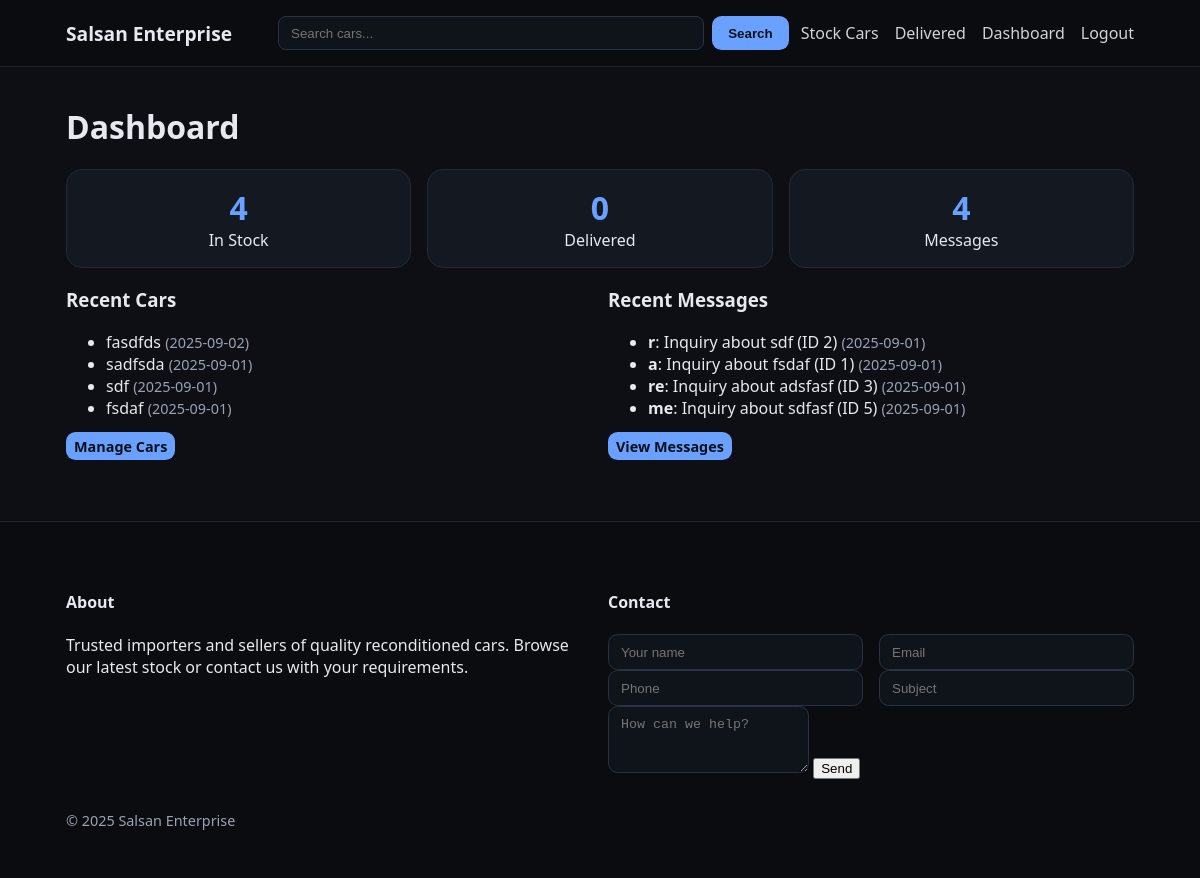
Screenshot of /admin (signed in) with the database file from the repository.
### models.py (models this page shows, shortened)
class Car(db.Model):
    __tablename__ = "cars"
    id = db.Column(db.Integer, primary_key=True)
    title = db.Column(db.String(200), nullable=False)
    make = db.Column(db.String(80), index=True)
    model = db.Column(db.String(80), index=True)
    year = db.Column(db.Integer, index=True)
    price = db.Column(db.Integer, index=True)  # store in local currency integer
    auction_point = db.Column(db.String(20))
    mileage_km = db.Column(db.Integer, index=True)
    fuel_type = db.Column(db.String(50), index=True)  # Petrol, Diesel, Hybrid, Electric
    transmission = db.Column(db.String(50), index=True)  # Automatic, Manual
    body_type = db.Column(db.String(50), index=True)  # Sedan, SUV, etc.
    color = db.Column(db.String(50))
    location = db.Column(db.String(120))
    description = db.Column(db.Text)
    image_url = db.Column(db.String(500))
    is_delivered = db.Column(db.Boolean, default=False, index=True)
    created_at = db.Column(db.DateTime, default=datetime.utcnow, index=True)
    images = db.relationship(
        "CarImage",
        backref="car",
        cascade="all, delete-orphan",
        order_by="CarImage.sort_order",
        lazy="selectin",
    )

class Message(db.Model):
    __tablename__ = "messages"
    id = db.Column(db.Integer, primary_key=True)
    name = db.Column(db.String(120), nullable=False)
    email = db.Column(db.String(120))
    phone = db.Column(db.String(50))
    subject = db.Column(db.String(200))
    body = db.Column(db.Text, nullable=False)
    created_at = db.Column(db.DateTime, default=datetime.utcnow)
    is_read = db.Column(db.Boolean, default=False, index=True)

### app.py (the view)
    @app.route("/admin")
    @login_required
    def admin_dashboard():
        stock_count = Car.query.filter_by(is_delivered=False).count()
        delivered_count = Car.query.filter_by(is_delivered=True).count()
        message_count = Message.query.count()
        latest_msgs = Message.query.order_by(Message.created_at.desc()).limit(5).all()
        latest_cars = Car.query.order_by(Car.created_at.desc()).limit(5).all()
        return render_template("admin/dashboard.html",
                               stock_count=stock_count, delivered_count=delivered_count,
                               message_count=message_count, latest_msgs=latest_msgs,
                               latest_cars=latest_cars)

### templates/admin/dashboard.html (shortened to what this page needs)
{% extends "base.html" %}
{% block content %}
<h1>Dashboard</h1>
<div class="stats">
  <div class="stat"><div class="num">{{ stock_count }}</div><div class="label">In Stock</div></div>
  <div class="stat"><div class="num">{{ delivered_count }}</div><div class="label">Delivered</div></div>
  <div class="stat"><div class="num">{{ message_count }}</div><div class="label">Messages</div></div>
</div>
<div class="grid-2 mt">
  <div>
    <h3>Recent Cars</h3>
    <ul class="list">
      {% for c in latest_cars %}
        <li><a href="{{ url_for('car_detail', car_id=c.id) }}">{{ c.title }}</a> <span class="muted small">({{ c.created_at.strftime('%Y-%m-%d') }})</span></li>
      {% else %}
        <li class="muted">No cars yet.</li>
      {% endfor %}
    </ul>
    <p><a class="btn small" href="{{ url_for('admin_cars') }}">Manage Cars</a></p>
  </div>
  <div>
    <h3>Recent Messages</h3>
    <ul class="list">
      {% for m in latest_msgs %}
        <li><b>{{ m.name }}</b>: {{ m.subject or 'No subject' }} <span class="muted small">({{ m.created_at.strftime('%Y-%m-%d') }})</span></li>
      {% else %}
        <li class="muted">No messages.</li>
      {% endfor %}
    </ul>
    <p><a class="btn small" href="{{ url_for('admin_messages') }}">View Messages</a></p>
  </div>
</div>
{% endblock %}

### static/css/style.css (style rules this page uses)
:root { --bg:#0d0f14; --card:#141821; --muted:#9aa3b2; --text:#e6e9ef; --brand:#6aa0ff; --accent:#2ecc71; --danger:#ff6b6b; --warning:#f0ad4e; }
* { box-sizing:border-box; }
html,body { height:100%; }
body { margin:0; font-family:system-ui,-apple-system,Segoe UI,Roboto,Ubuntu; background:var(--bg); color:var(--text); }
a { color:inherit; text-decoration:none; }
.grid-2 { display:grid; grid-template-columns:1fr 1fr; gap:1rem; }
.search button,.btn { padding:.6rem 1rem; border-radius:.6rem; background:var(--brand); border:none; color:#081018; font-weight:700; cursor:pointer; }
.btn.small { padding:.3rem .5rem; font-weight:600; }
.muted { color:var(--muted); }
.small { font-size:.9rem; }
.stats { display:grid; grid-template-columns:repeat(3,1fr); gap:1rem; }
.stat { background:var(--card); border:1px solid #232a36; border-radius:1rem; padding:1rem; text-align:center; }
.stat .num { font-size:2rem; font-weight:800; color:var(--brand); }

### rows the page displays
Car: title "fasdfds", created_at "2025-09-02"
Car: title "sadfsda", created_at "2025-09-01"
Car: title "sdf", created_at "2025-09-01"
Car: title "fsdaf", created_at "2025-09-01"
Message: name "r", subject "Inquiry about sdf (ID 2)", created_at "2025-09-01"
Message: name "a", subject "Inquiry about fsdaf (ID 1)", created_at "2025-09-01"
Message: name "re", subject "Inquiry about adsfasf (ID 3)", created_at "2025-09-01"
Message: name "me", subject "Inquiry about sdfasf (ID 5)", created_at "2025-09-01"

### other values shown
{{ stock_count }} "4"
{{ delivered_count }} "0"
{{ message_count }} "4"
{{ 2025 }} "2025"
